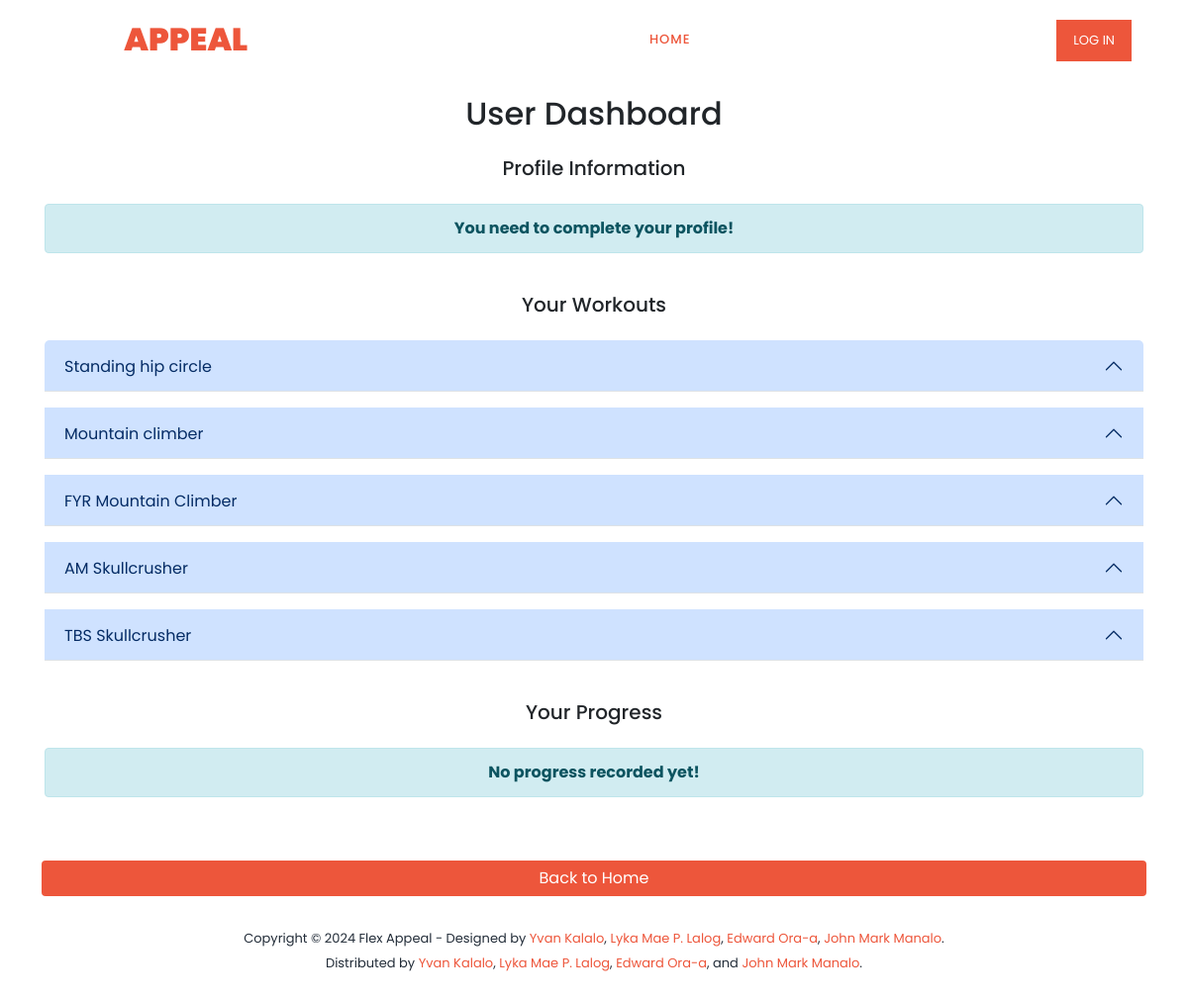
Page /dashboard/ on the earlier database version.
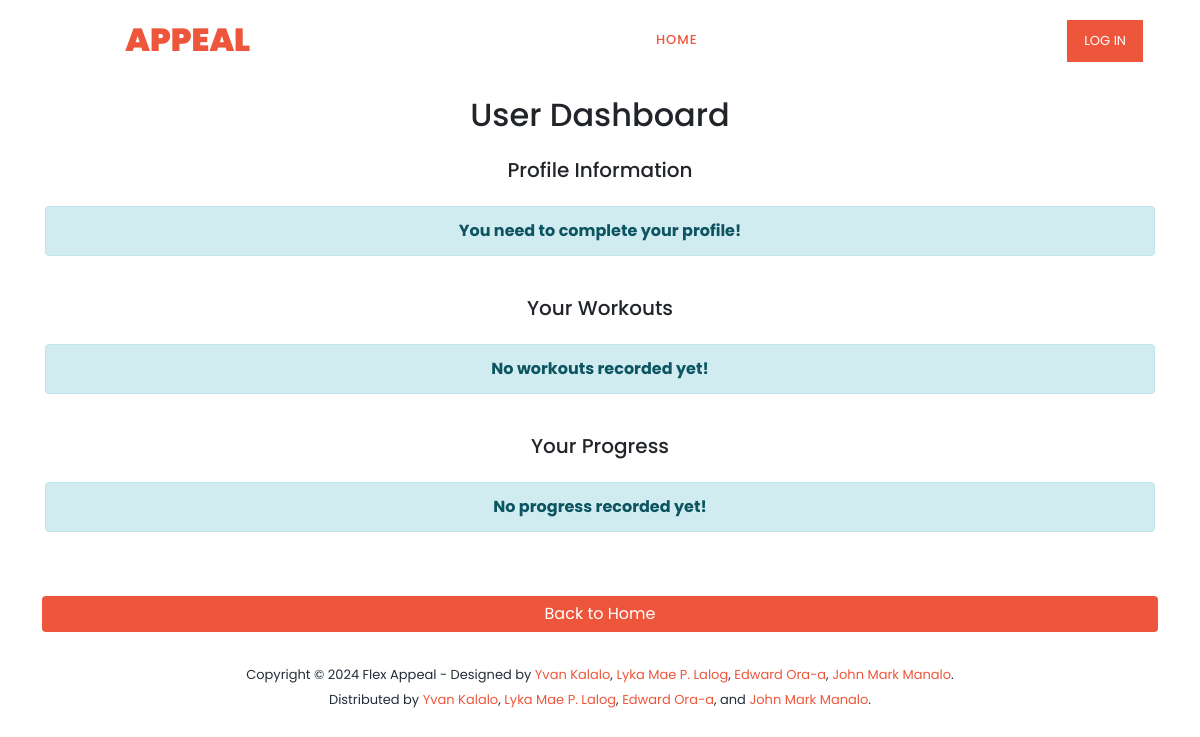
Same page on the later database version.
### machine_learning/models.py (models this page shows, shortened)
class Workout(models.Model):
    Title = models.CharField(max_length=255)
    Desc = models.TextField()
    Type = models.CharField(max_length=50, default='None')
    BodyPart = models.CharField(max_length=50)
    Equipment = models.CharField(max_length=50, default='None')
    Level = models.CharField(max_length=50, default='None')
    class Meta:
        verbose_name = "List of Workouts"  # Singular name in admin
        verbose_name_plural = "Workouts"  # Plural name in admin

### personal/views.py (the view)
# urls.py: path('dashboard/', views.dashboard_view, name='dashboard'),
def dashboard_view(request):
    workouts = Workout.objects.all()  # Get all workouts
    user_profile = None
    user_progress = None
    if request.user.is_authenticated:
        try:
            user_profile = UserProfile.objects.get(user=request.user)  # Get user's profile
        except UserProfile.DoesNotExist:
            user_profile = None  # If profile doesn't exist, keep it None
        user_progress = UserProgress.objects.filter(user=request.user)  # Get user's progress
    context = {
        'workouts': workouts,
        'user_profile': user_profile,
        'user_progress': user_progress,
    }
    return render(request, 'dashboard.html', context)

### personal/templates/dashboard.html (shortened to what this page needs)
{% extends 'master.html' %}
{% load static %}
{% block content %}
<div class="container mt-5 pt-5">
    <h2 class="text-center mb-4">User Dashboard</h2>
    <div class="row">
        <div class="col-md-12 mb-4">
            <h5 class="text-center mb-4">Profile Information</h5>
            {% if user_profile %}
            <div class="card shadow-sm mb-4 border-0">
                <div class="card-header text-black">
                    <h5 class="mb-0">User Profile</h5>
                </div>
                <div class="card-body">
                    <ul class="list-unstyled">
                        <li><strong>Name:</strong> {{ request.user.username }}</li>
                        <li><strong>Age:</strong> {{ user_profile.Age }}</li>
                        <li><strong>Gender:</strong> {{ user_profile.Sex }}</li>
                        <li><strong>Height:</strong> {{ user_profile.Height }} cm</li>
                        <li><strong>Weight:</strong> {{ user_profile.Weight }} kg</li>
                        <li><strong>BMI:</strong> {{ user_profile.BMI }}</li>
                        <li><strong>Fitness Goal:</strong> {{ user_profile.Fitness_Goal }}</li>
                        <li><strong>Fitness Type:</strong> {{ user_profile.Fitness_Type }}</li>
                    </ul>
                </div>
            </div>
            {% else %}
            <div class="alert alert-info text-center mt-3">
                <strong>You need to complete your profile!</strong>
            </div>
            {% endif %}
        </div>
        <div class="col-md-12 mb-4">
            <h5 class="text-center mb-4">Your Workouts</h5>
            {% if workouts %}
            <div class="accordion" id="workoutAccordion">
                {% for workout in workouts %}
                <div class="accordion-item mb-3 border-0">
                    <h2 class="accordion-header" id="heading{{ forloop.counter }}">
                        <button class="accordion-button" type="button" data-bs-toggle="collapse"
                                data-bs-target="#collapse{{ forloop.counter }}" aria-expanded="false"
                                aria-controls="collapse{{ forloop.counter }}">
                            {{ workout.Title }}
                        </button>
                    </h2>
                </div>
                {% endfor %}
            </div>
            {% else %}
            <div class="alert alert-info text-center mt-3">
                <strong>No workouts recorded yet!</strong>
            </div>
            {% endif %}
        </div>
        <div class="col-md-12 mb-4">
            <h5 class="text-center mb-4">Your Progress</h5>
            {% if user_progress %}
            <div class="card shadow-sm border-0">
                <div class="card-body">
                    <ul class="list-group">
                        {% for progress in user_progress %}
                        <li class="list-group-item d-flex justify-content-between align-items-center">
                            {{ progress.workout.Title }} : <em>{{ progress.progress_date }}</em>
                            <span class="badge bg-success rounded-pill">{{ progress.progress }}%</span>
                        </li>
                        {% endfor %}
                    </ul>
                </div>
            </div>
            {% else %}
            <div class="alert alert-info text-center mt-3">
                <strong>No progress recorded yet!</strong>
            </div>
            {% endif %}
        </div>
        <div class="mt-4 text-center">
            <a href="{% url 'index' %}" class="btn btn-primary w-100" style="background-color: #ed563b; border: none;">
                Back to Home
            </a>
        </div>
    </div>
</div>
{% endblock %}

Differences in the rows shown:
removed Workout: Title "Standing hip circle"
removed Workout: Title "Mountain climber"
removed Workout: Title "FYR Mountain Climber"
removed Workout: Title "AM Skullcrusher"
removed Workout: Title "TBS Skullcrusher"
Other differences:
text now shown: "No workouts recorded yet!"
